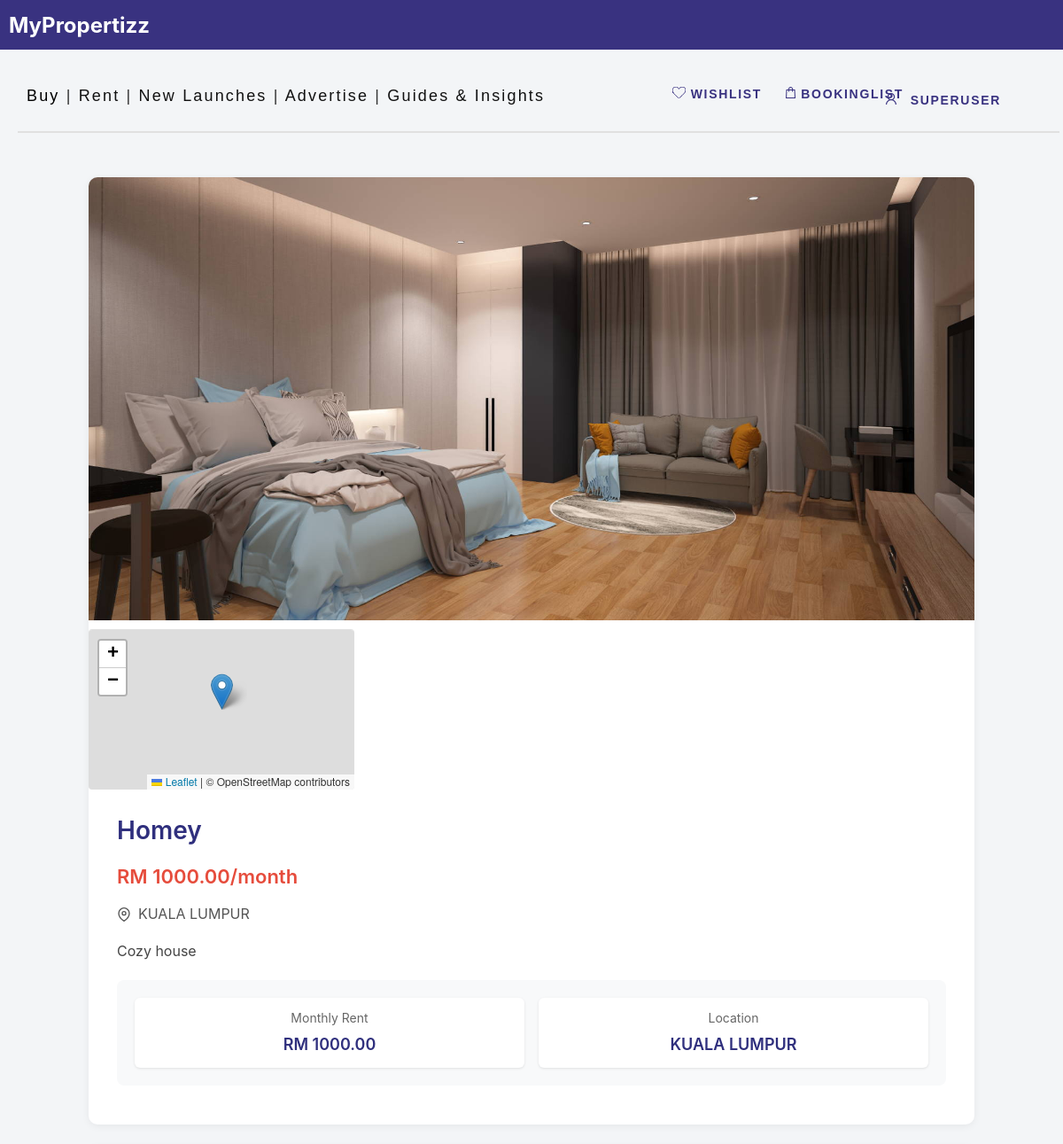
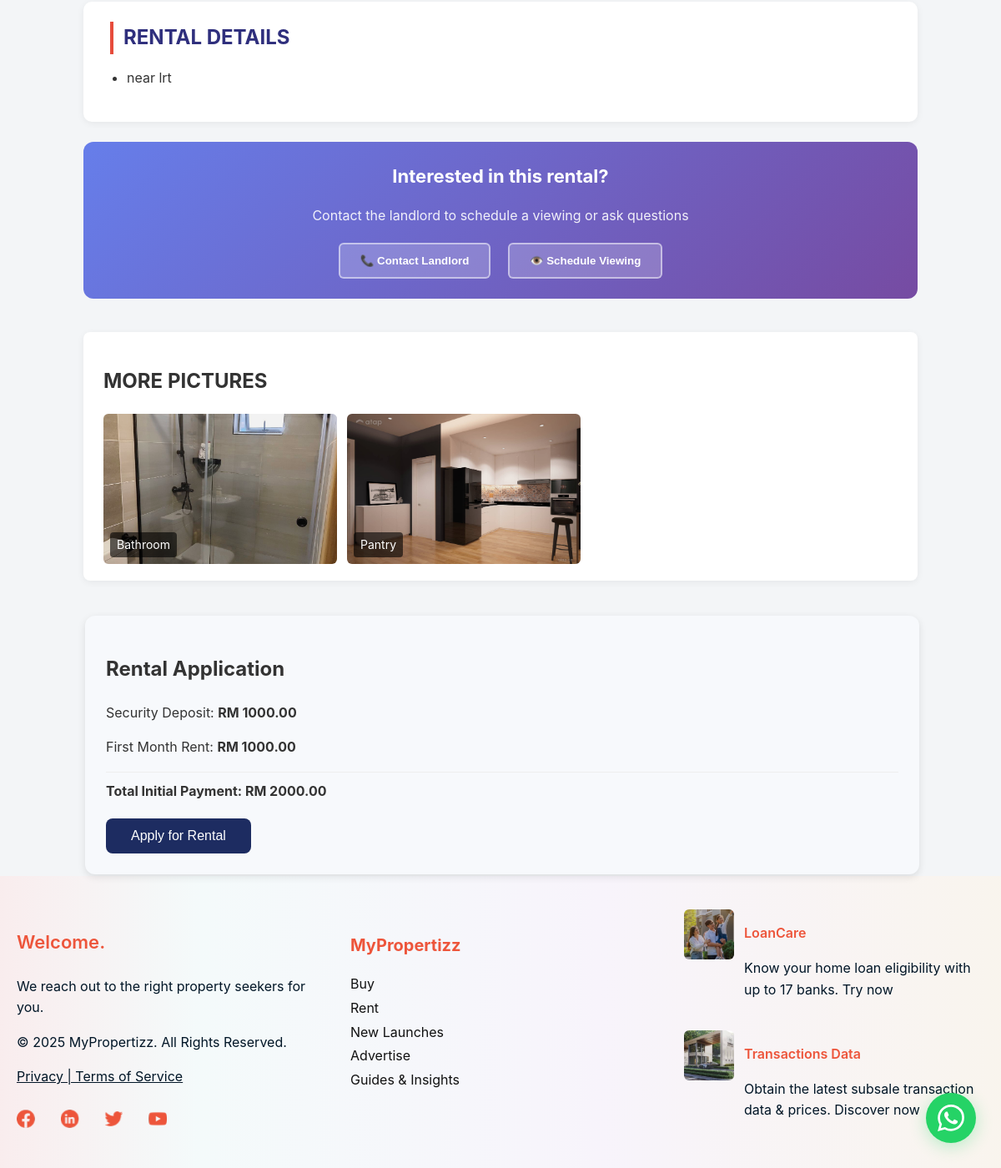
Page /rent/property/22/ (signed in) on the committed database (2 pictures, top to bottom).
### proplistpage/models.py (models this page shows, shortened)
class Property(models.Model):
    LOCATION_CHOICES = [
        ('KUALA LUMPUR', 'Kuala Lumpur'),
        ('SELANGOR', 'Selangor'),
        ('PENANG', 'Penang'),
        ('OTHERS', 'Others'),
    ]
    PROPERTY_TYPE_CHOICES = [
        ('sale', 'For Sale'),
        ('rent', 'For Rent'),
    ]
    user = models.ForeignKey(User, on_delete=models.CASCADE)  # 🔥 Add this line
    title = models.CharField(max_length=100)
    location = models.CharField(max_length=100, choices=LOCATION_CHOICES)
    price = models.DecimalField(max_digits=10, decimal_places=2)
    description = models.TextField()
    address = models.CharField(max_length=200, blank=True)
    detail = models.TextField(blank=True)
    image = models.ImageField(upload_to='property_images/')
    type = models.CharField(max_length=10, choices=PROPERTY_TYPE_CHOICES, default='sale')
    is_booked = models.BooleanField(default=False)
    created_at = models.DateTimeField(auto_now_add=True)

class PropertyImage(models.Model):
    property = models.ForeignKey(Property, related_name='extra_images', on_delete=models.CASCADE)
    image    = models.ImageField(upload_to='property_images/details/')
    caption  = models.CharField(max_length=100, blank=True)
    created_at = models.DateTimeField(auto_now_add=True)

### rentlistpage/views.py (the view)
# urls.py: path('property/<int:property_id>/', views.rent_detail, name='rent-detail'),
def rent_detail(request, property_id):
    property_obj = get_object_or_404(Property, id=property_id, type="rent")
    context = {
        'property': property_obj,
    }
    return render(request, 'rent_detail.html', context)

### rentlistpage/templates/rent_detail.html (shortened to what this page needs)
{% load static %}
<!DOCTYPE html>
<html lang="en">
<head>
  <link rel="stylesheet" href="{% static 'css/style.css' %}">
  <link rel="stylesheet" href="{% static 'main/style.css' %}">
  <link rel="stylesheet" href="{% static 'loan_calculator/style.css' %}">
  <link rel="stylesheet" href="{% static 'css/whatsapp.css' %}">
<link rel="stylesheet" href="https://cdnjs.cloudflare.com/ajax/libs/leaflet/1.9.4/leaflet.css" />
</head>
<body>
 {% include 'header.html' %}
  <div class="detail-container">
<div class="detail-top-card">
  <div class="top-image-wrapper">
    {% if property.image %}
      <img src="{{ property.image.url }}" alt="{{ property.title }}" class="main-image">
    {% else %}
      <div style="width:100%; height:450px; background:#ddd; display:flex; align-items:center; justify-content:center; color:#666;">
        No Image Available
      </div>
    {% endif %}
    <div class="map-container">
      <div id="propertyMap"></div>
    </div>
  </div>
      <div class="top-info">
        <h1>{{ property.title }}</h1>
        <p class="price">RM {{ property.price|floatformat:2 }}/month</p>
        <div class="location">
          <svg width="16" height="16" viewBox="0 0 24 24" fill="none" stroke="currentColor" stroke-width="2">
            <path d="M21 10c0 7-9 13-9 13s-9-6-9-13a9 9 0 0 1 18 0z"></path>
            <circle cx="12" cy="10" r="3"></circle>
          </svg>
          <span>{{ property.location }}</span>
        </div>
        <p class="short-desc">{{ property.description }}</p>
        <div class="rental-highlights">
          <div class="highlight-item">
            <div class="label">Monthly Rent</div>
            <div class="value">RM {{ property.price|floatformat:2 }}</div>
          </div>
          <div class="highlight-item">
            <div class="label">Location</div>
            <div class="value">{{ property.location }}</div>
          </div>
        </div>
      </div>
    </div>
    <div class="detail-info-card">
      <h2>RENTAL DETAILS</h2>
      {% if property.detail %}
        <ul class="detail-list">
          {% for line in property.detail.splitlines %}
            {% if line %}
              <li>{{ line }}</li>
            {% endif %}
          {% endfor %}
        </ul>
      {% else %}
        <p style="color:#777;">No detailed information available.</p>
      {% endif %}
    </div>
    <div class="contact-landlord-card">
      <h3>Interested in this rental?</h3>
      <p>Contact the landlord to schedule a viewing or ask questions</p>
      <button class="contact-btn" onclick="contactLandlord()">📞 Contact Landlord</button>
      <button class="contact-btn" onclick="scheduleViewing()">👁️ Schedule Viewing</button>
    </div>
    <div class="detail-gallery-card">
      <h2>MORE PICTURES</h2>
      <div class="detail-gallery">
        {% for img in property.extra_images.all %}
          <div class="gallery-item">
            <img src="{{ img.image.url }}" alt="{{ img.caption }}">
            {% if img.caption %}
              <div class="caption">{{ img.caption }}</div>
            {% endif %}
          </div>
        {% empty %}
          <p style="color:#777;">No additional pictures available.</p>
        {% endfor %}
      </div>
    </div>
    <div class="container1 rent-container">
      <div class="card">
        <h2>Rental Application</h2>
        <p>Security Deposit: <strong>RM {{ property.price|floatformat:2 }}</strong></p>
        <p>First Month Rent: <strong>RM {{ property.price|floatformat:2 }}</strong></p>
        <p style="border-top: 1px solid #eee; padding-top: 10px; margin-top: 15px;">
          <strong>Total Initial Payment: RM {{ property.price|add:property.price|floatformat:2 }}</strong>
        </p>
        <button id="proceedBtn" class="button-reset">Apply for Rental</button>
      </div>
    </div>
    <a href="https://chat.whatsapp.com/FcEXEgY7TSTKzVll3Rjk3L"
       class="whatsapp-float"
       target="_blank"
       rel="noopener noreferrer">
    </a>
  </div>
{% include 'footer.html' %}
</body>
</html>

### main/templates/header.html (shortened to what this page needs)
{% load static %}
<link rel="stylesheet" href="{% static 'css/saved_property.css' %}">
<div class="frame-229">
  <div class="rectangle-645">
    <span style="color: white; font-size: 24px; font-weight: bold; margin: 10px; position: absolute;">MyPropertizz</span>
</div>
  <a href="{% url 'booking_list' %}" style="text-decoration:none">
    <div class="bookinglist">
      <img src="{% static 'images/vector1.svg' %}" alt="Booking Icon" />
      BookingList
    </div>
  </a>
  <div class="account">
    <img src="{% static 'images/vector2.svg' %}" alt="Account Icon" />
    {% if user.is_authenticated %}
      <div class="dropdown">
        <button class="dropbtn" onclick="toggleDropdown(event)">{{ user.username }}</button>
      </div>
    {% else %}
      <a href="{% url 'login' %}" style="margin-top:3px; display:inline-block;padding:6px 10px 15px 10px;">Account</a>
    {% endif %}
  </div>
  <a href="{% url 'saved_properties' %}" style="text-decoration:none">
    <div class="wishlist">
      <img src="{% static 'images/vector3.svg' %}" alt="Wishlist Icon" />
      Wishlist
    </div>
  </a>
  <div class="rectangle-7"></div>
  <div class="buy-rent-new-launches-transations-advertise-guies-insights-events">
    <span>
      <a href="{% url 'proplistpage:property-list' %}" style="text-decoration:none; color:#000000;">Buy</a>
      |
      <a href="{% url 'rentlistpage:rent-list' %}" style="text-decoration:none; color: #111111;">Rent</a>
      |
      <a href="{% url 'proplistpage:new-launches' %}" style="text-decoration:none; color: #111111;">New Launches</a>
      |
      <a href="{% url 'proplistpage:advertise' %}" style="text-decoration:none; color: #111111;">Advertise</a>
      |
      <a href="{% url 'proplistpage:guides-insights' %}" style="text-decoration:none; color: #111111;">Guides & Insights</a>
    </span>
  </div>
</div>

### proplistpage/static/css/style.css (style rules this page uses)
body { margin: 0; padding: 0; overflow-x: hidden; }
.frame-229 { width: 100%; height: 235px; position: absolute; left: 0px; top: 0px; }
.rectangle-645 { background: #393280; width: 100%; height: 56px; position: absolute; }
.rectangle-7 { background: #e0e0e0; width: 98%; height: 2px; position: absolute; left: 20px; top: 130px; transform-origin: 0 0; transform: rotate(0deg) scale(1, -1); }
.account { color: #393280; text-align: left; font-family: "Inter-SemiBold", sans-serif; font-size: 14px; letter-spacing: 0.12em; font-weight: 600; text-transform: uppercase; position: absolute; right: 20px; padding-top:12px; top: 85px; }
.dropdown { position: relative; display: inline-block; }
.dropbtn { background-color: transparent; border: none; cursor: pointer; color: #393280; text-align: left; font-family: "Inter-SemiBold", sans-serif; font-size: 14px; letter-spacing: 0.12em; font-weight: 600; text-transform: uppercase; padding: 10px 10px 10px 10px; }
.wishlist { color: #393280; text-align: left; font-family: "Inter-SemiBold", sans-serif; font-size: 14px; letter-spacing: 0.12em; font-weight: 600; text-transform: uppercase; position: absolute; right: 300px; top: 85px; padding: 20px 10px 20px 10px; cursor: pointer; }
.buy-rent-new-launches-transations-advertise-guies-insights-events { text-align: left; font-family: "-", sans-serif; font-size: 18px; letter-spacing: 0.12em; font-weight: 400; position: relative; top: 90px; left: 30px; }
.account { color: #393280; text-align: left; font-family: "Inter-SemiBold", sans-serif; font-size: 14px; letter-spacing: 0.12em; font-weight: 600; text-transform: uppercase; position: absolute; padding: 10px 10px 30000px 10px; z-index: 100; right: 20px; top: 100px; cursor: pointer; }
.wishlist { color: #393280; text-align: left; font-family: "Inter-SemiBold", sans-serif; font-size: 14px; letter-spacing: 0.12em; font-weight: 600; text-transform: uppercase; position: absolute; right: 300px; top: 109px; padding: 10px 10px 10px 10px; cursor: pointer; }
.rectangle-7 { background: #e0e0e0; width: 98%; height: 2px; position: absolute; left: 20px; top: 180px; transform-origin: 0 0; transform: rotate(0deg) scale(1, -1); }
.buy-rent-new-launches-transations-advertise-guies-insights-events { text-align: left; font-family: "-", sans-serif; font-size: 18px; letter-spacing: 0.12em; font-weight: 400; position: relative; top: 94px; left: 30px; }
.map-container { width: 30%; height: 180px; margin-top: 10px; border-top: 1px solid #e0e0e0; border-radius: 4px; overflow: hidden; }
#propertyMap { width: 100%; height: 100%; }

### main/static/main/style.css (style rules this page uses)
body { font-family: 'Segoe UI', Tahoma, Geneva, Verdana, sans-serif; background-color: #f4f7f9; margin: 0; padding: 0; }
.frame-229 { width: 100%; height: 235px; position: absolute; left: 0px; top: 0px; }
.rectangle-645 { background: #393280; width: 100%; height: 56px; position: absolute; }
.rectangle-7 { background: #e0e0e0; width: 98%; height: 2px; position: absolute; left: 20px; top: 150px; transform-origin: 0 0; transform: rotate(0deg) scale(1, -1); }
.account { color: #393280; text-align: left; font-family: "Inter-SemiBold", sans-serif; font-size: 14px; letter-spacing: 0.12em; font-weight: 600; text-transform: uppercase; position: absolute; right: 50px; top: 85px; padding: 10px 10px 10px 10px; z-index: 100; }
.dropdown { position: relative; display: inline-block; }
.dropbtn { background-color: transparent; border: none; cursor: pointer; color: #393280; text-align: left; font-family: "Inter-SemiBold", sans-serif; font-size: 14px; letter-spacing: 0.12em; font-weight: 600; text-transform: uppercase; padding: 10px 10px 10px 10px; }
.wishlist { color: #393280; text-align: left; font-family: "Inter-SemiBold", sans-serif; font-size: 14px; letter-spacing: 0.12em; font-weight: 600; text-transform: uppercase; position: absolute; right: 330px; top: 85px; padding: 10px 10px 30px 10px; cursor: pointer; }
.bookinglist { color: #393280; text-align: left; font-family: "Inter-SemiBold", sans-serif; font-size: 14px; letter-spacing: 0.12em; font-weight: 600; text-transform: uppercase; position: absolute; right: 170px; top: 85px; padding: 10px 10px 30px 10px; cursor: pointer; }

### rows in the picture
Property: image (picture), title "Homey", price "1000.00", location "KUALA LUMPUR", description "Cozy house", splitlines "near lrt", price|add "2000.00"
PropertyImage: image (picture), caption "Bathroom"
PropertyImage: image (picture), caption "Pantry"

### other values in the picture
{{ user.username }} "SUPERUSER"
